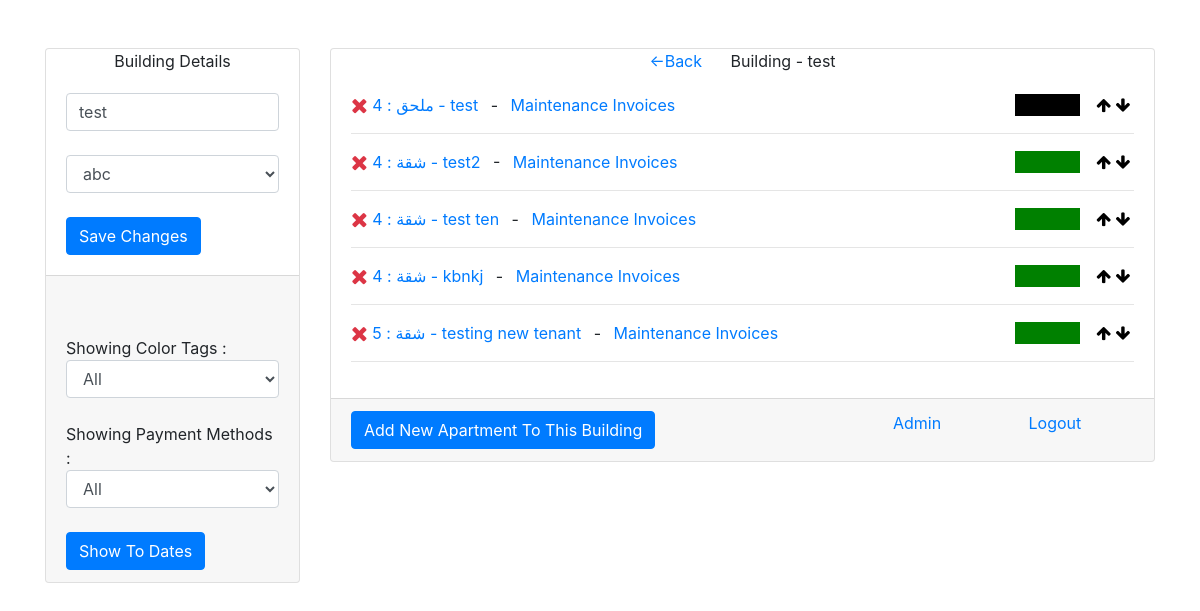
/apartments/2 (signed in), run on an earlier commit of the app's database.
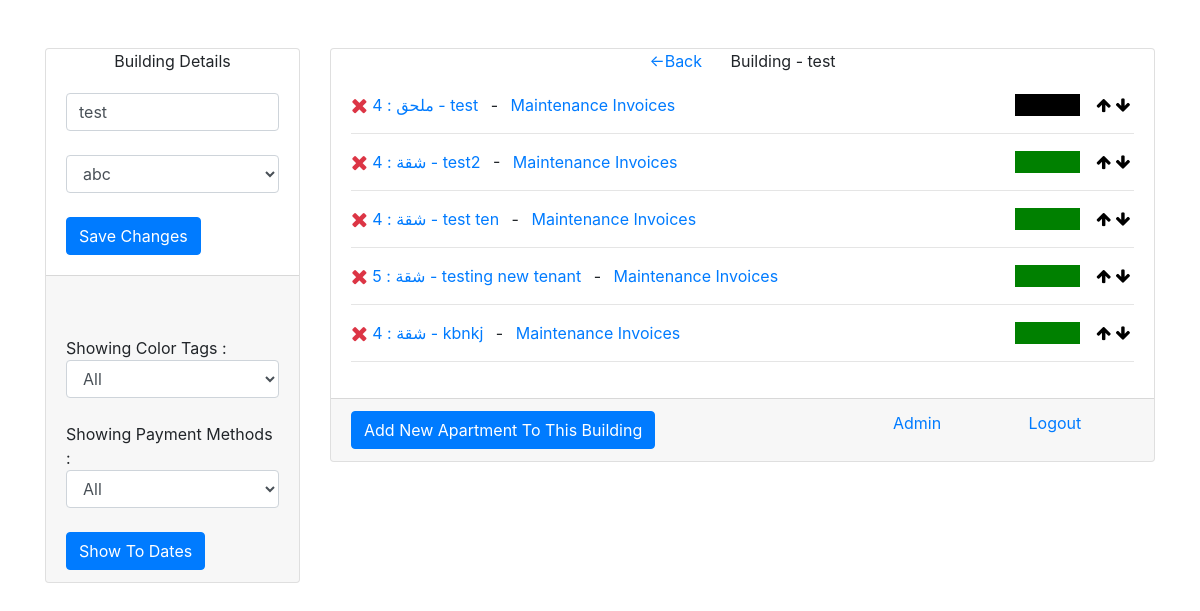
And on a later commit of the database.
### app/models.py (models this page shows, shortened)
class apartment(models.Model):
    aprt_number = models.CharField(max_length=50,null=True,blank=True)
    name = models.CharField(max_length=300,null=True,blank=True)
    phone_nmber = models.CharField(max_length=50,null=True,blank=True)
    type_of = models.CharField(max_length=300,null=True,blank=True)
    dob = models.DateField(null=True,blank=True)
    contract_number = models.CharField(max_length=300,null=True,blank=True)
    elect_number = models.CharField(max_length=300,null=True,blank=True)
    note = models.TextField(max_length=2000,null=True,blank=True)
    building = models.ForeignKey(building,on_delete=models.CASCADE)
    annual_rent = models.CharField(max_length=50,null=True,blank=True)
    payment_method = models.CharField(max_length=10,null=True,blank=True)
    temp_del = models.BooleanField(default=False)
    temp_del_date = models.DateField(null=True,blank=True)
    aprt_link = models.ForeignKey("tenant_link",on_delete=models.SET_NULL,blank=True,null=True)
    new_tenant_added = models.BooleanField(default=False)
    display_order = models.IntegerField(default=0)
    def getDisplayName(self):
        aprt_types = {"Apartment":"شقة","Floor":"دور","Home":"غرفة","Store":"محل ","Studio":"ملحق"}
        try:
            return aprt_types[self.type_of]
        except:
            return self.type_of
    def getShowColor(self):
        invs = invoice.objects.filter(apartment=self).order_by("today_date")
        if (len(invs) == 0):
            return "green"
        inv = invs[len(invs) - 1]
        comp_date = date.today()
        to_date = date(inv.to_date.year,inv.to_date.month,inv.to_date.day)
        if (to_date >= comp_date):
            return "green"
        else:
            comp = comp_date - to_date
            if (comp.days <= 30):
                return "yellow"
            elif (comp.days > 30 and comp.days <= 90):
                return "red"
            else:
                return "black"
    def getLastToDate(self):
        invs = invoice.objects.filter(apartment=self).order_by("today_date")
        if (len(invs) == 0):
            return ""
        inv = invs[len(invs) - 1]
        to_date = date(inv.to_date.year,inv.to_date.month,inv.to_date.day)
        return "{}".format(to_date)

class invoice(models.Model):
    user = models.ForeignKey(User,on_delete=models.SET_NULL,null=True,blank=True)
    received_by = models.CharField(max_length=200,null=True,blank=True,default="-")
    apartment = models.ForeignKey(apartment,on_delete=models.SET_NULL,null=True,blank=True)
    owner = models.ForeignKey(invoice_owner,on_delete=models.CASCADE)
    amount = models.IntegerField(default=0)
    payment_method = models.CharField(max_length=100,null=True,blank=True)
    bank_of_transfer = models.CharField(max_length=300,null=True,blank=True)
    transfer_date = models.DateField(null=True,blank=True)
    from_date = models.DateField(null=True,blank=True)
    to_date = models.DateField(null=True,blank=True)
    today_date = models.DateField(auto_now_add=True)
    remaining_amount = models.IntegerField(default=0)
    note = models.TextField(max_length=2000,null=True,blank=True)
    invoice_number = models.IntegerField(default=0)
    is_deleted = models.BooleanField(default=False)
    other_payment = models.BooleanField(default=False)
    payment_type = models.CharField(max_length=200,null=True,blank=True)

### app/views.py (the view, shortened to what this page needs)
# urls.py: path("apartments/<int:id>",views.apartments,name="apartments"),
@login_required(login_url='/')
def apartments(request,id):
    if id:
        template = "apartments.html"
        context = {}
        obj = get_user_profile(request.user)
        context['type_of_user'] = obj.type_of_user == 'd'
        building_obj = building.objects.get(pk=id)
        objs = apartment.objects.filter(building=building_obj,temp_del=False,new_tenant_added=False).order_by("display_order")
        del_objs = apartment.objects.filter(building=building_obj,temp_del=True,new_tenant_added=False)
        temp_del_objs = []
        for i in del_objs:
            day_diff = datetime.date.today() - i.temp_del_date
            if day_diff.days >= 7:
                i.delete()
            else:
                temp_del_objs.append(i)
        context['bobj'] = building_obj
        context['objs'] = objs
        context['del_objs'] = temp_del_objs
        if context['type_of_user']:
            context['owners'] = invoice_owner.objects.all()
        return render(request,template,context)
    else:
        return redirect('/home')

### app/views.py (called while the page is built)
def get_user_profile(userobj):
    try:
        obj = user_profile.objects.get(user=userobj)
    except:
        obj = user_profile()
        obj.user = userobj
        obj.save()
    return obj

### templates/apartments.html (shortened to what the changed rows need)
<!DOCTYPE html>
    <html lang="en">
        <head>
            <link rel="stylesheet" href="https://maxcdn.bootstrapcdn.com/bootstrap/4.4.1/css/bootstrap.min.css">
            <link rel="stylesheet" href="https://cdnjs.cloudflare.com/ajax/libs/font-awesome/4.7.0/css/font-awesome.min.css">
        </head>
        <body>
            <br><br>
            <div class="container">
                <div class="row justify-content-center">
                    <div class="col-lg-9">
                        <div class="card">
                            <div class="card-body">
                                {% if objs %}
                                    {% for i in objs %}
                                    <div class="row abcd {{i.getShowColor}}" id="{{forloop.counter}}-{{i.payment_method}}">
                                        <div class="col-lg-7">
                                            {% if type_of_user %}
                                                <a onclick="confirm_delete('{% url 'delete-apartment' i.id %}')" title="Delete">
                                                    <span class="fa text-danger fa-lg fa-remove"></span>
                                                </a>
                                            {% endif %}
                                            <a href="{% url 'invoices' i.id %}">
                                                {{i.getDisplayName}} : {{i.aprt_number}}  -  {{i.name}}
                                            </a>&ensp;-&ensp;
                                            <a href="{% url 'maintenance-invoices' i.id %}">
                                                Maintenance Invoices
                                            </a>
                                        </div>
                                        <div class="col-lg-3">
                                        </div>
                                        <div class="col-lg-1" style="background-color: {{i.getShowColor}} ; padding: 10px; border: 1px solid white;">
                                        </div>
                                        <div class="col-lg-1">
                                            <a href="{% url 'move-up-apartment' bobj.id i.id %}" style="color: black;">
                                                <span class="fa fa-arrow-up"></span>
                                            </a>
                                            <a href="{% url 'move-down-apartment' bobj.id i.id %}" style="color: black;">
                                                <span class="fa fa-arrow-down"></span>
                                            </a>
                                        </div>
                                    </div>
                                    <hr class="abcd {{i.getShowColor}}" id="{{forloop.counter}}pay-{{i.payment_method}}">
                                    {% endfor %}
                                {% else %}
                                    <a>This Building Has No Apartments To Manage Right Now.</a>
                                {% endif %}
                            </div>
                        </div>
                    </div>
                </div>
            </div>
        </body>
    </html>

What changed in the data, as far as the page shows it:
changed apartment "testing new tenant": moves up the list
